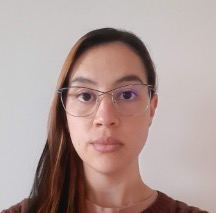
#> input picture cohort_face_photos/Imagen23.jpg, 216 x 213 px
$ jupyter execute Assignment_04.ipynb
#> lines starting #> are read from the running program, lines starting #| are printed output that depends on the picture
### unsupervised/unsupervised/SVD.py
from numpy.linalg import svd
import numpy as np


class SVD:
    def __init__(self, full_matrices=True, n_singular_values=1) -> None:
        self._input_matrix = None
        self.u = None
        self.sigma = None
        self.v_t = None
        self.n_singular_values = n_singular_values
        self.full_matrices = full_matrices

    def fit(self, input_matrix=None):

        self._input_matrix = input_matrix

        self.u, self.sigma, self.v_t = svd(
            self._input_matrix, full_matrices=self.full_matrices)

        self.sigma_modified = np.zeros((self.u.shape[1], self.v_t.shape[0]))

        for n in range(self.n_singular_values):
            self.sigma_modified[n, n] = self.sigma[n]

        self.mean_matrix_value = np.mean(input_matrix, axis=0)
        return self

    def transform(self, input_matrix=None):

        self._input_matrix = input_matrix

        return np.dot(self.u, np.dot(self.sigma_modified, self.v_t))

    def fit_transform(self, input_matrix=None):
        fit = self.fit(input_matrix)
        return fit.transform(input_matrix)


class TruncateSVD:
    # [14 lines left out: functions __init__, fit, not called in this run]

    def transform(self, input_matrix=None):
        self._input_matrix = input_matrix
        return np.dot(self._input_matrix, self.components_.T)

    def fit_transform(self, input_matrix=None):
        fit = self.fit(input_matrix)
        return fit.transform(input_matrix)

### Assignment_04.ipynb
[cell 1]
from unsupervised.unsupervised.SVD import SVD
import matplotlib.pyplot as plt
from PIL import Image
import os
import numpy as np

[cell 2]
# Open the image
my_image = Image.open("cohort_face_photos/Imagen23.jpg")
#> my_image is the input picture: PIL image 216x213 RGB; mean R, G, B 175.3, 154.6, 150.5
# Convert to grayscale rezise and get array
my_image = my_image.convert("L")
#> my_image: PIL image 216x213 L
my_image = my_image.resize((256, 256))
#> my_image: PIL image 256x256 L
my_image_array = np.array(my_image)

# Plot the image
plt.imshow(my_image, cmap="gray")
plt.show()

[cell 3]
def get_new_face_image(n_singular_values):
    '''receives the number of singular values and plots the new image,
    histogram comparison and the difference between new image and original'''

    svd = SVD(n_singular_values=n_singular_values)
    comps = svd.fit_transform(my_image_array)
#> in fit, `self.u, self.sigma, self.v_t = svd( self._input_matrix, full_matrices=..`:
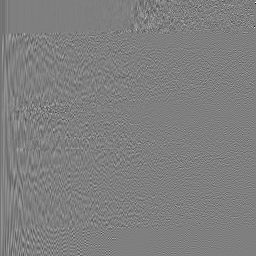
#> self.u: shape (256, 256) float64; min -0.707, max 0.707, mean -0.000227; drawn with min black and max white
#> in fit, `self.u, self.sigma, self.v_t = svd( self._input_matrix, full_matrices=..`:
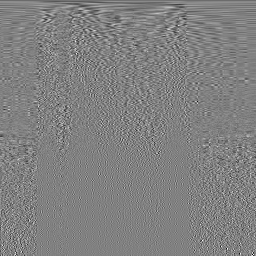
#> self.v_t: shape (256, 256) float64; min -0.445, max 0.434, mean -0.000335; drawn with min black and max white
#> in fit, `self.u, self.sigma, self.v_t = svd( self._input_matrix, full_matrices=..`: self.sigma = 256 values, max 42264.6 at index 0, min 1.73e-11 at index 255, mean 346.1
#> after the loop in fit, `for n in range(self.n_singular_values):`:
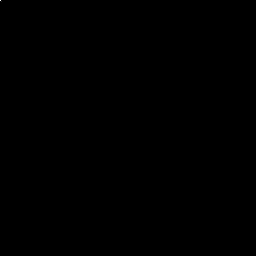
#> self.sigma_modified: shape (256, 256) float64; min 0, max 42264.6, mean 0.7; drawn with min black and max white
#> in fit, `self.mean_matrix_value = np.mean(input_matrix, axis=0)`: self.mean_matrix_value = 256 values, max 204.4 at index 0, min 87.86 at index 77, mean 160.3
#> in transform, `return np.dot(self.u, np.dot(self.sigma_modified, self.v_t))`:
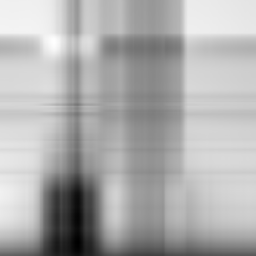
#> returned value: shape (256, 256) float64; min -11.26, max 240.2, mean 160.4; drawn with min black and max white

    diference_face = comps.flatten() - my_image_array.flatten()
    diference_face_image = diference_face.reshape((256, 256)).astype(np.uint8)
    diference_face_image_scalated = diference_face_image/(max(diference_face)-min(diference_face))

    fig, (ax1, ax2) = plt.subplots(1,2,figsize=(13, 5))
    fig.suptitle(f'{n_singular_values} Singular Values')
    ax1.set_title('New image')
    ax2.set_title('Histogram comparison')
    ax1.imshow(comps, cmap="gray")
    ax2.hist([comps.flatten(),my_image_array.flatten()],label=['new_image','original_image'])
    ax2.legend()

    fig = plt.figure(figsize=(5,6))
    plt.title('Difference between original and new image')
    plt.imshow(diference_face_image_scalated,cmap = 'coolwarm',vmin=0,vmax=1)
    plt.colorbar(orientation = 'horizontal')
    plt.show()
#> figure, not shown here; panel 2: tallest bar 16152 high, from x = 192.4 to 202.5; panel 2: tallest bar 36146 high, from x = 202.5 to 212.5

[cell 4]
get_new_face_image(2)

[cell 5]
get_new_face_image(10)
#> in transform (call 2), `return np.dot(self.u, np.dot(self.sigma_modified, self.v_t))`:
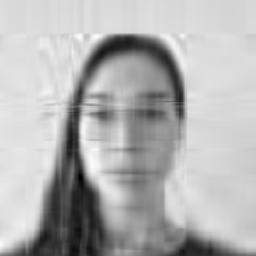
#> returned value: shape (256, 256) float64; min -12.26, max 234, mean 160.3; drawn with min black and max white

[cell 6]
get_new_face_image(20)
#> call 3 of get_new_face_image, with n_singular_values = 20
#> in transform (call 3), `return np.dot(self.u, np.dot(self.sigma_modified, self.v_t))`:
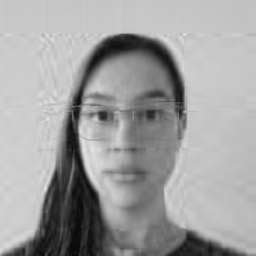
#> returned value: shape (256, 256) float64; min 3.18, max 232.9, mean 160.3
#> in get_new_face_image (call 3), `diference_face_image = diference_face.reshape((256, 256)).astype(np.ui..`:
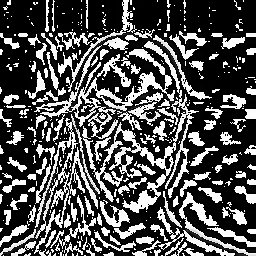
#> diference_face_image: shape (256, 256); min 0, max 255, mean 82.5

[cell 7]
get_new_face_image(35)
#> call 4 of get_new_face_image, with n_singular_values = 35
#> in get_new_face_image (call 4), `diference_face_image = diference_face.reshape((256, 256)).astype(np.ui..`:
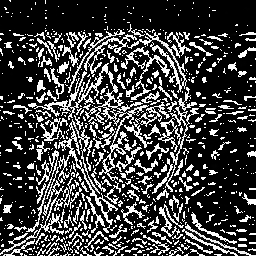
#> diference_face_image: shape (256, 256); min 0, max 255, mean 65.3
#> in get_new_face_image (call 4), `plt.show()`:
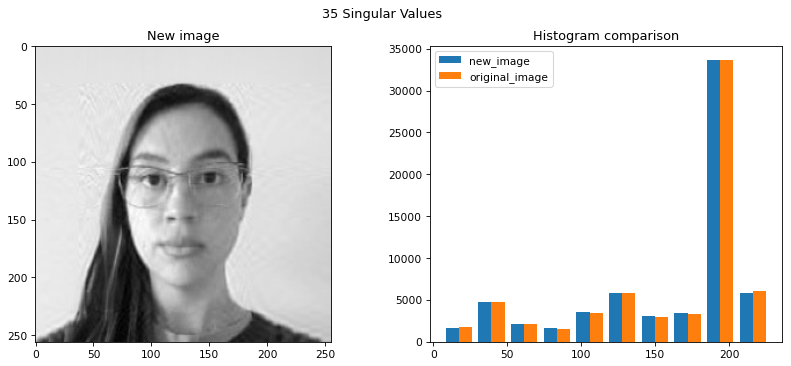
#> figure drawn by matplotlib, 2 panels; panel 2: tallest bar 33640 high, from x = 185 to 193.9; panel 2: tallest bar 33707 high, from x = 193.9 to 202.7

[cell 8]
get_new_face_image(256)
#> in get_new_face_image (call 5), `diference_face_image = diference_face.reshape((256, 256)).astype(np.ui..`: diference_face_image: shape (256, 256); every value is 0
#> in get_new_face_image (call 5), `diference_face_image_scalated = diference_face_image/(max(diference_fa..`: diference_face_image_scalated: shape (256, 256) float64; every value is 0
#> in get_new_face_image (call 5), `plt.show()`:
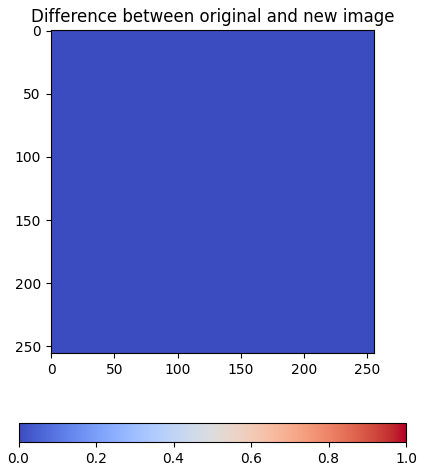
#> figure drawn by matplotlib, 2 panels

$ run again, with cohort_face_photos/Imagen1.jpg copied over cohort_face_photos/Imagen23.jpg
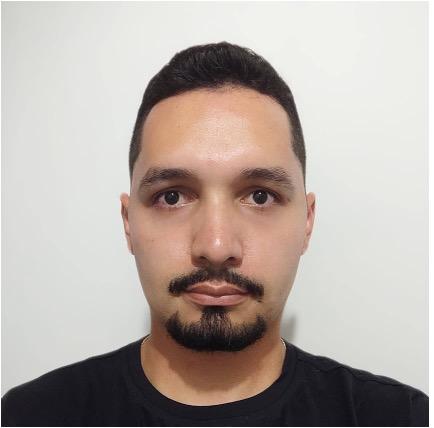
#> input picture cohort_face_photos/Imagen1.jpg, 434 x 428 px
#> my_image is the input picture: PIL image 434x428 RGB; mean R, G, B 181.5, 171.2, 165
#> in fit, `self.u, self.sigma, self.v_t = svd( self._input_matrix, full_matrices=..`:
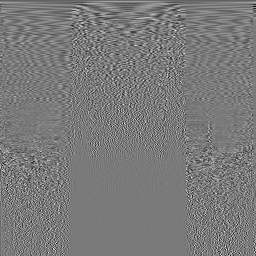
#> self.v_t: shape (256, 256) float64; min -0.359, max 0.388, mean -0.000224; drawn with min black and max white
#> self.sigma = 256 values, max 47198.3 at index 0, min 0.0122 at index 255, mean 375.6
#> self.mean_matrix_value = 256 values, max 255 at index 255, min 120.7 at index 114, mean 173.5
#> diference_face_image: shape (256, 256); every value is 0
#> diference_face_image_scalated: shape (256, 256) float64; every value is 0
#> in get_new_face_image (call 5), `plt.show()`:
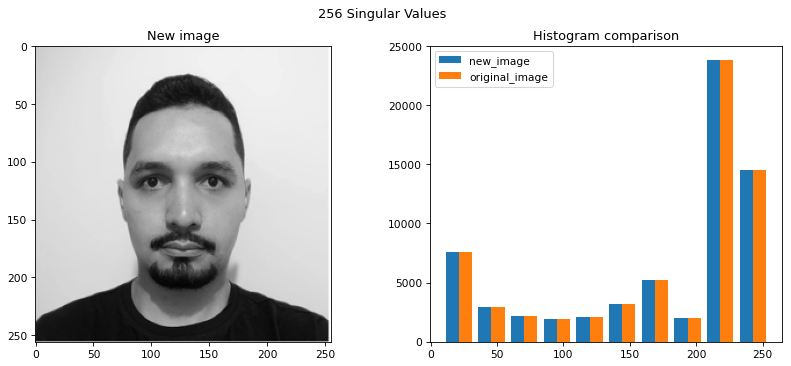
#> figure drawn by matplotlib, 2 panels; panel 2: tallest bar 23855 high, from x = 208.3 to 218.1; panel 2: tallest bar 23855 high, from x = 218.1 to 227.9

$ run again, with cohort_face_photos/Imagen12.jpg copied over cohort_face_photos/Imagen23.jpg
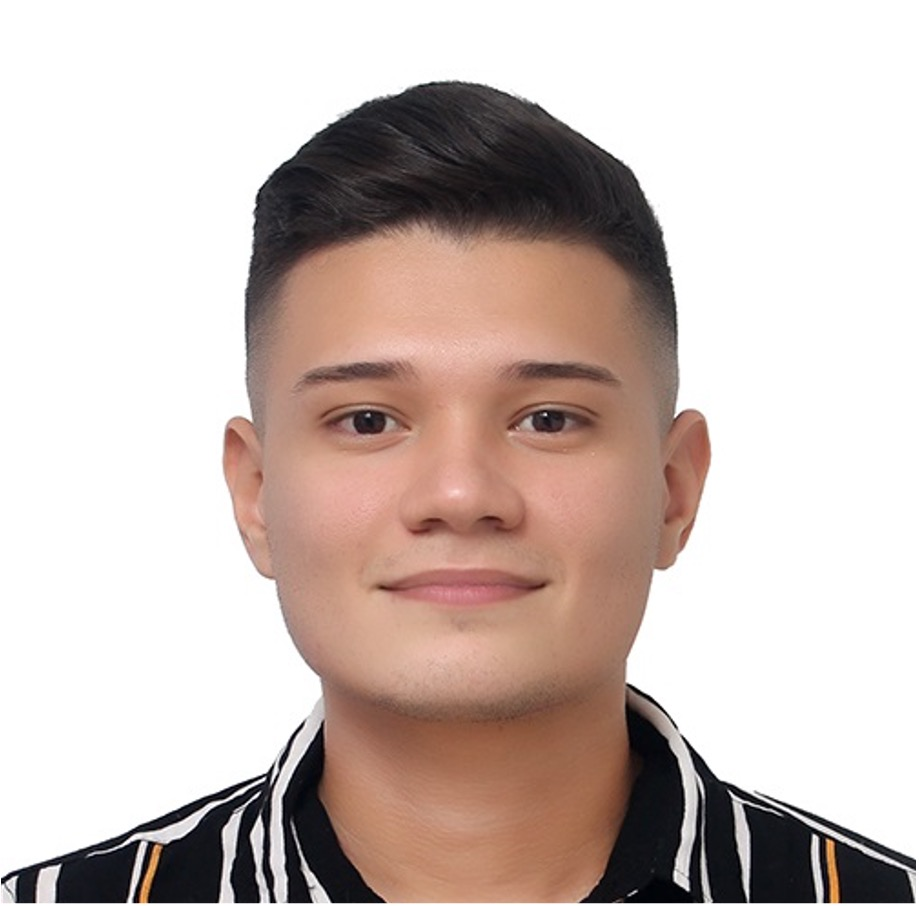
#> input picture cohort_face_photos/Imagen12.jpg, 919 x 906 px
#> my_image is the input picture: PIL image 919x906 RGB; mean R, G, B 204.7, 190.1, 184.7
#> self.sigma = 256 values, max 51941.1 at index 0, min 1.9e-12 at index 255, mean 467.8
#> self.mean_matrix_value = 256 values, max 254.2 at index 255, min 123.4 at index 175, mean 193.8
#> diference_face_image: shape (256, 256); every value is 0
#> diference_face_image_scalated: shape (256, 256) float64; every value is 0
#> in get_new_face_image (call 5), `plt.show()`:
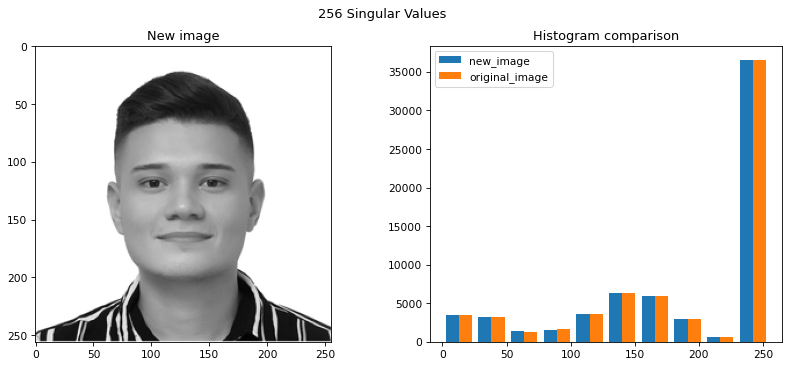
#> figure drawn by matplotlib, 2 panels; panel 2: tallest bar 36588 high, from x = 232.1 to 242.3; panel 2: tallest bar 36588 high, from x = 242.3 to 252.5
